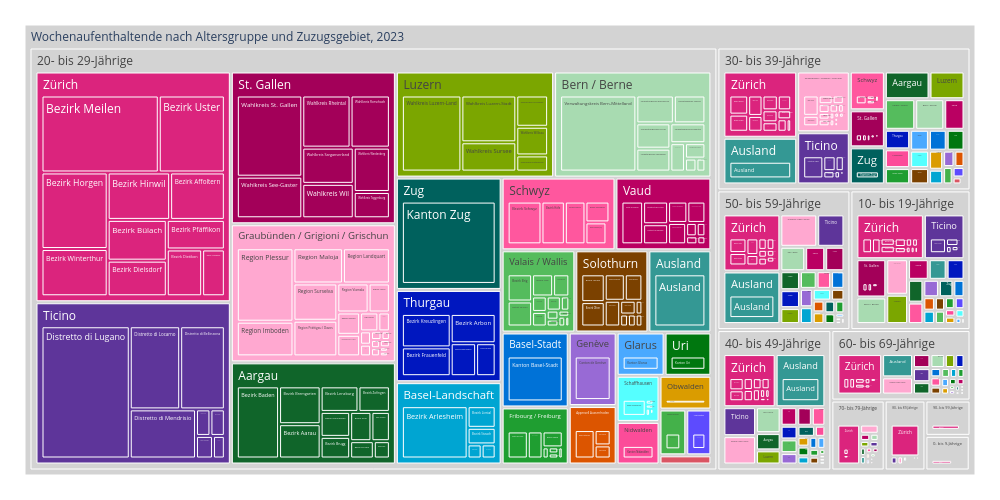

Notebook code for this chart:
### Code cell
treeMap2= mypy_dv.plot_px_treemap(
    data=myTM2.reset_index()
    ,levels=['AlterV10Lang', 'ZuzKtHistLang','ZuzBezirkHistLang']
    ,values="AnzBestWir"
    ,color="ZuzKtHistLang"
    #, color_continuous_scale='Blues'
    ,color_discrete_map=farben_dict_zc
    ,height=500
    ,width=1000             
    #,margin_val_bottom=25
    ,myHeaderTitle="Wochenaufenthaltende nach Altersgruppe und Zuzugsgebiet, "+data_max_date
)
treeMap2

### Figure 1 — Plotly figure (JSON) as saved in the notebook; plotly's stock layout.template omitted (floating-point values rounded to 4 significant figures; data arrays with more than 128 entries replaced by an {"elided": "..."} marker saying what was removed)
{"data": [{"branchvalues": "total", "customdata": {"elided": "1063x1 str values"}, "domain": {"x": [0, 1], "y": [0, 1]}, "hovertemplate": "%{label}<br><br>Anzahl:<br>%{value}<extra></extra>", "ids": {"elided": "1063 str values"}, "labels": {"elided": "1063 str values"}, "marker": {"colors": {"elided": "1063 str values"}}, "name": "", "parents": {"elided": "1063 str values"}, "root": {"color": "grey"}, "type": "treemap", "values": {"elided": "1063 int values"}}], "layout": {"height": 500, "legend": {"tracegroupgap": 0}, "margin": {"b": 25, "l": 25, "r": 25, "t": 25}, "width": 1000}}
